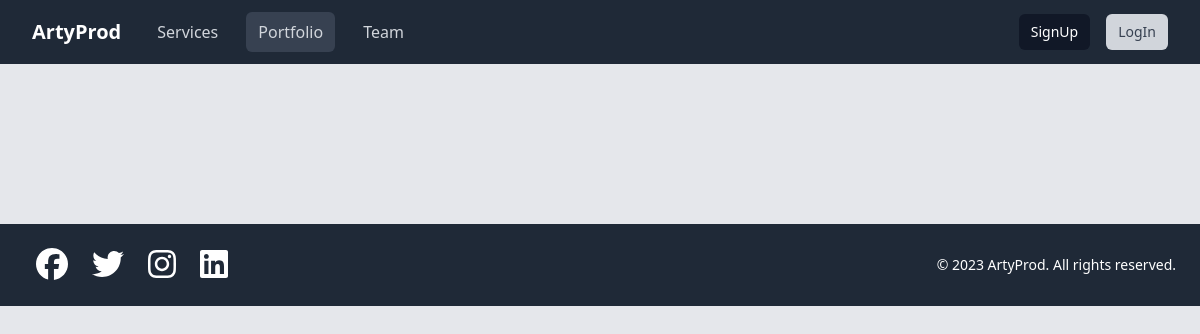
/portfolio/, run on an earlier commit of the app's database.
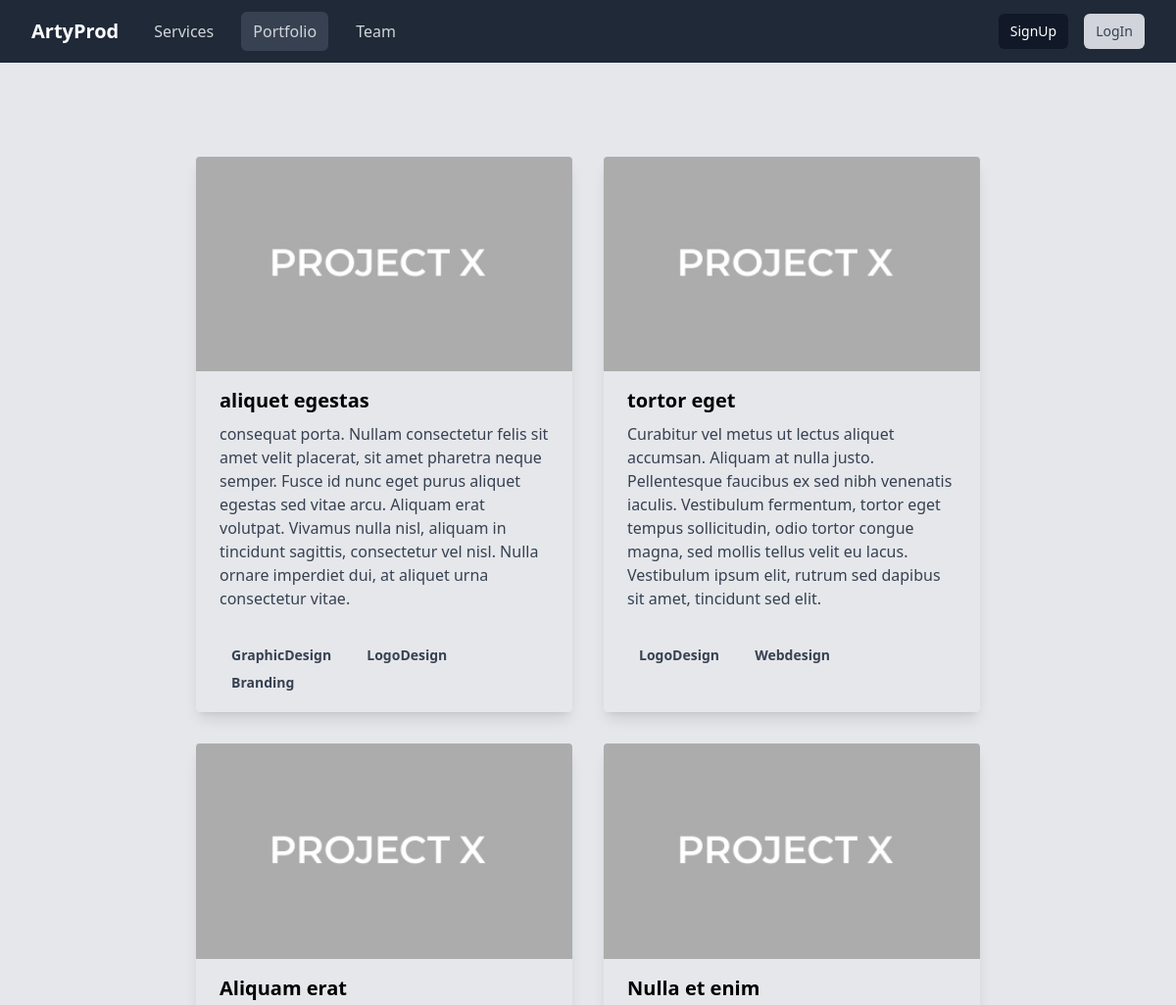
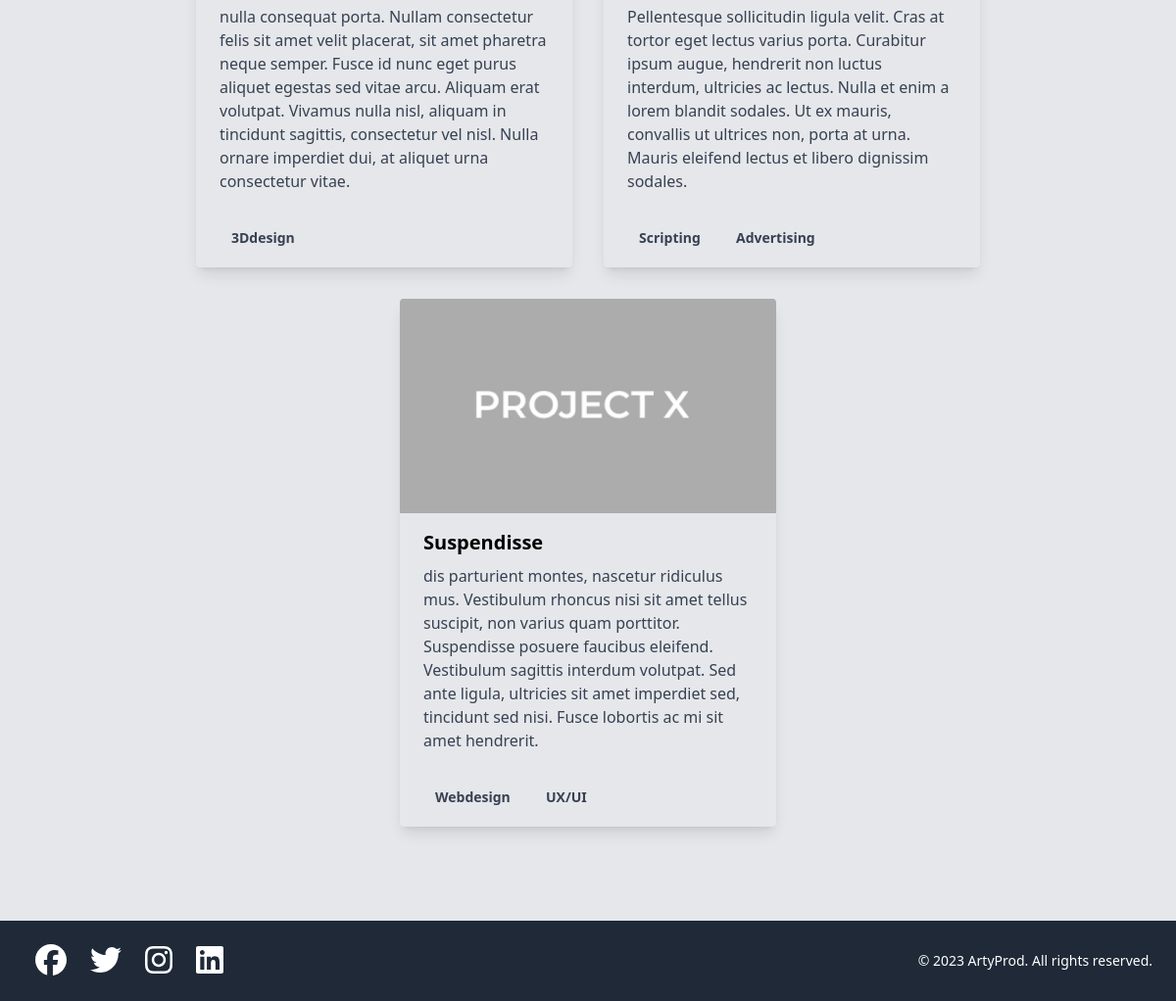
And on a later commit of the database (2 pictures, top to bottom).
### core/models.py (models this page shows, shortened)
class Project(models.Model):
    STATUS_CHOICES = [
        ('P', 'Pending'),
        ('C', 'Completed'),
        ('IP', 'In Progress'),
        ('IR', 'In Review'),
        ('CL', 'Cancelled')
    ]
    project_name = models.CharField(max_length=30)
    description = models.TextField()
    image = models.ImageField(upload_to='media/projects', blank=True, null=True)
    tags = models.ManyToManyField('Project_tag')
    owner = models.ForeignKey(Client, on_delete=models.CASCADE)
    responsibles = models.ManyToManyField(Staff, related_name='staff')
    service = models.ForeignKey(Service, on_delete=models.CASCADE)
    status = models.CharField(max_length=2, choices=STATUS_CHOICES, default='P')
    REQUIRED_FIELDS = ['name', 'description', 'tags']

class Project_tag(models.Model):
    tag = models.CharField(max_length=30)
    def __str__(self):
        return self.tag

### core/views.py (the view)
# urls.py: path('portfolio/', portfolio, name='portfolio'),
def portfolio(request):
    projects = Project.objects.all()
    return render(request, 'core/portfolio.html',{'projects': projects})

### core/templates/core/portfolio.html (shortened to what this page needs)
{% extends 'core/base.html' %}
{% block content %}
<div class="flex flex-wrap justify-center">
    {% for proj in projects %}
      {% if proj.status == 'C' %}
      <div class="max-w-sm rounded overflow-hidden shadow-lg m-4">
        <img class="w-full" src="{{proj.image.url}}" alt="Project Image">
        <div class="px-6 py-4">
          <div class="font-bold text-xl mb-2">{{ proj.project_name }}</div>
          <p class="text-gray-700 text-base">{{ proj.description }}</p>
        </div>
        <div class="px-6 py-4">
          {% for tag in proj.tags.all %}
            <span class="inline-block bg-gray-200 rounded-full px-3 py-1 text-sm font-semibold text-gray-700 mr-2">{{ tag }}</span>
          {% endfor %}
        </div>
      </div>
      {% endif %}
    {% endfor %}
</div>
{% endblock content %}

What changed in the data, as far as the page shows it:
added Project: image (picture), project_name "aliquet egestas", description "consequat porta. Nullam consectetur felis sit amet velit placerat, sit amet pharetra neque semper. Fusce id nunc eget purus aliquet egestas sed vitae arcu. Aliquam erat volutpat. Vivamus nulla nisl, aliquam in tincidunt sagittis, consectetur vel nisl. Nulla ornare imperdiet dui, at aliquet urna consectetur vitae."
now on this page (row unchanged): Project_tag: tag "GraphicDesign", shown under "aliquet egestas"
now on this page (row unchanged): Project_tag: tag "LogoDesign"
now on this page (row unchanged): Project_tag: tag "Branding", shown under "aliquet egestas"
added Project: image (picture), project_name "tortor eget", description "Curabitur vel metus ut lectus aliquet accumsan. Aliquam at nulla justo. Pellentesque faucibus ex sed nibh venenatis iaculis. Vestibulum fermentum, tortor eget tempus sollicitudin, odio tortor congue magna, sed mollis tellus velit eu lacus. Vestibulum ipsum elit, rutrum sed dapibus sit amet, tincidunt sed elit."
now on this page (row unchanged): Project_tag: tag "Webdesign"
added Project: image (picture), project_name "Aliquam erat", description "nulla consequat porta. Nullam consectetur felis sit amet velit placerat, sit amet pharetra neque semper. Fusce id nunc eget purus aliquet egestas sed vitae arcu. Aliquam erat volutpat. Vivamus nulla nisl, aliquam in tincidunt sagittis, consectetur vel nisl. Nulla ornare imperdiet dui, at aliquet urna consectetur vitae."
now on this page (row unchanged): Project_tag: tag "3Ddesign", shown under "Aliquam erat"
added Project: image (picture), project_name "Nulla et enim", description "Pellentesque sollicitudin ligula velit. Cras at tortor eget lectus varius porta. Curabitur ipsum augue, hendrerit non luctus interdum, ultricies ac lectus. Nulla et enim a lorem blandit sodales. Ut ex mauris, convallis ut ultrices non, porta at urna. Mauris eleifend lectus et libero dignissim sodales."
now on this page (row unchanged): Project_tag: tag "Scripting", shown under "Nulla et enim"
now on this page (row unchanged): Project_tag: tag "Advertising", shown under "Nulla et enim"
added Project: image (picture), project_name "Suspendisse", description "dis parturient montes, nascetur ridiculus mus. Vestibulum rhoncus nisi sit amet tellus suscipit, non varius quam porttitor. Suspendisse posuere faucibus eleifend. Vestibulum sagittis interdum volutpat. Sed ante ligula, ultricies sit amet imperdiet sed, tincidunt sed nisi. Fusce lobortis ac mi sit amet hendrerit."
now on this page (row unchanged): Project_tag: tag "UX/UI", shown under "Suspendisse"
